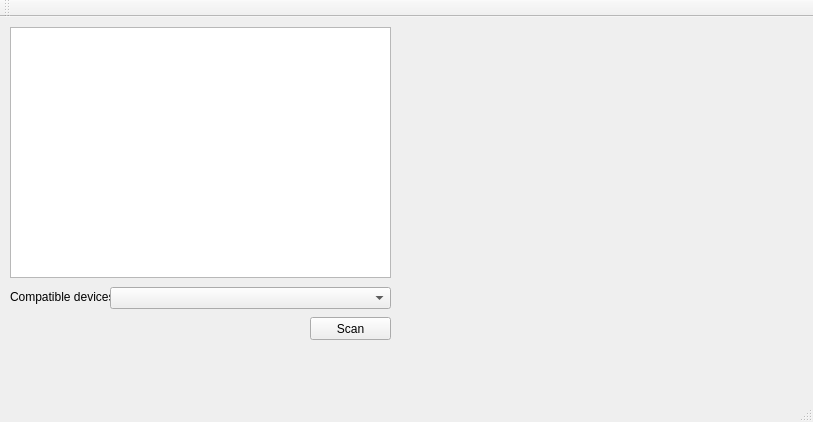
<?xml version="1.0" encoding="UTF-8"?>
<ui version="4.0">
 <class>MainWindow</class>
 <widget class="QMainWindow" name="MainWindow">
  <property name="geometry">
   <rect>
    <x>0</x>
    <y>0</y>
    <width>813</width>
    <height>422</height>
   </rect>
  </property>
  <property name="windowTitle">
   <string>MainWindow</string>
  </property>
  <widget class="QWidget" name="centralWidget">
   <widget class="QTreeView" name="scansTree">
    <property name="geometry">
     <rect>
      <x>10</x>
      <y>10</y>
      <width>381</width>
      <height>251</height>
     </rect>
    </property>
   </widget>
   <widget class="QVTKWidget" name="scansViewer">
    <property name="geometry">
     <rect>
      <x>400</x>
      <y>10</y>
      <width>401</width>
      <height>361</height>
     </rect>
    </property>
   </widget>
   <widget class="QLabel" name="label">
    <property name="geometry">
     <rect>
      <x>10</x>
      <y>270</y>
      <width>101</width>
      <height>20</height>
     </rect>
    </property>
    <property name="text">
     <string>Compatible devices:</string>
    </property>
   </widget>
   <widget class="QComboBox" name="computingDevicesComboBox">
    <property name="geometry">
     <rect>
      <x>110</x>
      <y>270</y>
      <width>281</width>
      <height>22</height>
     </rect>
    </property>
   </widget>
   <widget class="QPushButton" name="scanButton">
    <property name="geometry">
     <rect>
      <x>310</x>
      <y>300</y>
      <width>81</width>
      <height>23</height>
     </rect>
    </property>
    <property name="text">
     <string>Scan</string>
    </property>
   </widget>
  </widget>
  <widget class="QMenuBar" name="menuBar">
   <property name="geometry">
    <rect>
     <x>0</x>
     <y>0</y>
     <width>813</width>
     <height>21</height>
    </rect>
   </property>
  </widget>
  <widget class="QToolBar" name="mainToolBar">
   <attribute name="toolBarArea">
    <enum>TopToolBarArea</enum>
   </attribute>
   <attribute name="toolBarBreak">
    <bool>false</bool>
   </attribute>
  </widget>
  <widget class="QStatusBar" name="statusBar"/>
 </widget>
 <layoutdefault spacing="6" margin="11"/>
 <customwidgets>
  <customwidget>
   <class>QVTKWidget</class>
   <extends>QWidget</extends>
   <header>QVTKWidget.h</header>
  </customwidget>
 </customwidgets>
 <resources/>
 <connections/>
</ui>
